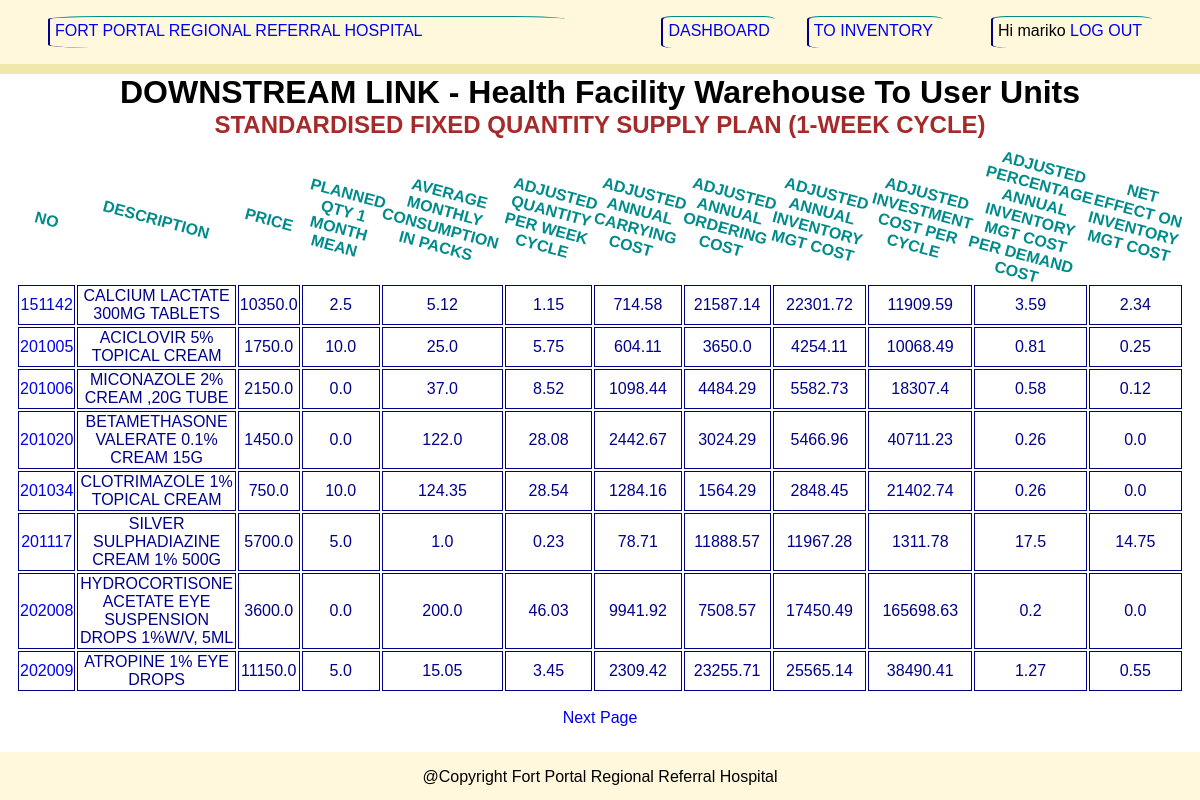
/analysis/standardised/supply/plan/list/1/week/ (signed in), run on the app's committed database.
### analysis/models.py (models this page shows, shortened)
class ProductDetailExp(models.Model):
    code = models.IntegerField(default=100000,unique=True)
    description = models.CharField(unique=True,max_length=500)
    ven = models.CharField(max_length=5, null=True, blank=True)
    unit = models.DecimalField(max_digits=100, decimal_places=1, null=True)
    price = models.DecimalField(max_digits=100, decimal_places=1, null=True)
    planned_Qty_2Month_Mean = models.DecimalField(max_digits=100, decimal_places=1, null=True)
    currentStock = models.DecimalField(max_digits=100,decimal_places=3,default=0)

### inventory/decorators.py (the view)
        def wrapper_func(request,*args,**kwargs):
            group = request.user.groups.all()
            names = []
            for gp in group:
                names.append(str(gp.name))
            if status in names:
                return view_func2(request,*args,**kwargs)
            else:
                return HttpResponse("<h1>You are not authorized to access this page!</h1>")

### analysis/templates/analysis/standard_c_method_1_week.html (shortened to what this page needs)
{% extends 'analysis_base.html' %}
{% block content%}
<div class="eoq" style="overflow:auto;">
    <h1 style="text-align:center;margin:0;">DOWNSTREAM LINK - Health Facility Warehouse To User Units</h1>
    <h2 style="text-align:center;margin:0;">STANDARDISED FIXED QUANTITY SUPPLY PLAN (1-WEEK CYCLE)</h2>
    <table style="padding:1rem;">
        <thead>
        <tr>
            <th>NO</th>
            <th>DESCRIPTION</th>
            <th>PRICE</th>
            <th>PLANNED QTY 1 MONTH MEAN</th>
            <th>AVERAGE MONTHLY CONSUMPTION IN PACKS</th>
            <th>ADJUSTED QUANTITY PER WEEK CYCLE</th>
            <th>ADJUSTED ANNUAL CARRYING COST</th>
            <th>ADJUSTED ANNUAL ORDERING COST</th>
            <th>ADJUSTED ANNUAL INVENTORY MGT COST</th>
            <th>ADJUSTED INVESTMENT COST PER CYCLE</th>
            <th>ADJUSTED PERCENTAGE ANNUAL INVENTORY MGT COST PER DEMAND COST</th>
            <th>NET EFFECT ON INVENTORY MGT COST</th>
        </tr>
        </thead>
        <tbody>
    {% for i in data_df %}
    <tr>
        <td><a href="{% url 'weeksupplyplancde' i.code %}">{{ i.code }}</a></td>
        <td>{{ i.desc }}</td>
        <td>{{ i.price }}</td>
        <td>{{ i.planned_qty_1_month_mean }}</td>
        <td>{{ i.amc_in_packs }}</td>
        <td>{{ i.adjusted_quantity_per_week_cycle }}</td>
        <td>{{ i.adjusted_annual_carrying_cost }}</td>
        <td>{{ i.adjusted_annual_ordering_cost }}</td>
        <td>{{ i.adjusted_annual_inventory_mgt_cost }}</td>
        <td>{{ i.adjusted_investment_cost_per_cycle }}</td>
        <td>{{ i.adjusted_percentage_annual_inventory_mgt_cost_per_demand_cost }}</td>
        <td>{{ i.net_effect_on_inventory_mgt_costs }}</td>
        </tr>
        {% endfor %}
        </tbody>
    </table>
</div>
<div style="text-align: center">
    {% if data_df.has_next %}
    <a href="{% url 'weeksupplyplanlist' %}?page={{ data_df.next_page_number }}">Next Page</a>
    {% endif %}
</div>
{% endblock %}

### analysis/templates/analysis_base.html (shortened to what this page needs)
<!DOCTYPE html>
{% load static %}
<html lang="en">
<head>
    <link rel="stylesheet" type="text/css" href="{% static 'css/myCss.css' %}">
</head>
<body>
<div style="display: flex; flex-direction: column; min-height:100vh;">
    <div class="header">
        <p style="flex-grow:1;margin-left:3rem;margin-right:5rem;"><a href="{% url 'productsDashboard' %}">
            FORT PORTAL REGIONAL REFERRAL HOSPITAL</a></p>
        <p style="margin-left:1rem;margin-right:2rem;"><a href="{% url 'productsDashboard' %}">DASHBOARD</a></p>
        <p style="margin-right: 3rem;;padding-right:10px;"><a href="{% url 'inventoryLink' %}">TO INVENTORY</a></p>
        {% if request.user %}
        <p style="margin-right: 3rem;;padding-right:10px;"><span>Hi {{ request.user }}</span>
            <a href="{% url 'logout_user' %}">LOG OUT</a></p>
        {% else %}
        <p style="margin-right: 3rem;;padding-right:10px;"><a href="{% url 'login_user' %}">LOG IN</a></p>
        {% endif %}
    </div>
    <div class="main" style="flex-grow:1">
        {% block content %}
        {% endblock %}
    </div>
    <div style="display :flex; background:cornsilk; height:3rem; justify-content: space-evenly;">
        <p>@Copyright Fort Portal Regional Referral Hospital</p>
    </div>
</div>
</body>
</html>

### analysis/templates/analysis_base.html (style rules this page uses)
body { margin:0; font-family: sans-serif; }
.header { display :flex; background: cornsilk; height:4rem; justify-content: space-evenly; border-bottom: 10px solid palegoldenrod; }
a { text-decoration : none; }
td { border: 1px solid blue; }

### analysis/templates/analysis/standard_c_method_1_week.html (style rules this page uses)
.header { background: cornsilk; }
body > div > div.header > p { border-top: 1px solid darkcyan; border-left: 2px solid darkblue; border-radius:10%; padding:5px; }
.eoq { display:flex; flex-direction:column; }
h2 { color: brown; }
th { padding:0; color : darkcyan; transform: rotateZ(15deg); }
td { border: 1px solid darkblue; color:darkblue; text-align:center; }

### data on the page
ProductDetailExp: code "151142", desc "CALCIUM LACTATE 300MG TABLETS", price "10350.0", planned_qty_1_month_mean "2.5", amc_in_packs "5.12", adjusted_quantity_per_week_cycle "1.15", adjusted_annual_carrying_cost "714.58", adjusted_annual_ordering_cost "21587.14", adjusted_annual_inventory_mgt_cost "22301.72", adjusted_investment_cost_per_cycle "11909.59", adjusted_percentage_annual_inventory_mgt_cost_per_demand_cost "3.59", net_effect_on_inventory_mgt_costs "2.34"
ProductDetailExp: code "201005", desc "ACICLOVIR 5% TOPICAL CREAM", price "1750.0", planned_qty_1_month_mean "10.0", amc_in_packs "25.0", adjusted_quantity_per_week_cycle "5.75", adjusted_annual_carrying_cost "604.11", adjusted_annual_ordering_cost "3650.0", adjusted_annual_inventory_mgt_cost "4254.11", adjusted_investment_cost_per_cycle "10068.49", adjusted_percentage_annual_inventory_mgt_cost_per_demand_cost "0.81", net_effect_on_inventory_mgt_costs "0.25"
ProductDetailExp: code "201006", desc "MICONAZOLE 2% CREAM ,20G TUBE", price "2150.0", planned_qty_1_month_mean "0.0", amc_in_packs "37.0", adjusted_quantity_per_week_cycle "8.52", adjusted_annual_carrying_cost "1098.44", adjusted_annual_ordering_cost "4484.29", adjusted_annual_inventory_mgt_cost "5582.73", adjusted_investment_cost_per_cycle "18307.4", adjusted_percentage_annual_inventory_mgt_cost_per_demand_cost "0.58", net_effect_on_inventory_mgt_costs "0.12"
ProductDetailExp: code "201020", desc "BETAMETHASONE VALERATE 0.1% CREAM 15G", price "1450.0", planned_qty_1_month_mean "0.0", amc_in_packs "122.0", adjusted_quantity_per_week_cycle "28.08", adjusted_annual_carrying_cost "2442.67", adjusted_annual_ordering_cost "3024.29", adjusted_annual_inventory_mgt_cost "5466.96", adjusted_investment_cost_per_cycle "40711.23", adjusted_percentage_annual_inventory_mgt_cost_per_demand_cost "0.26", net_effect_on_inventory_mgt_costs "0.0"
ProductDetailExp: code "201034", desc "CLOTRIMAZOLE 1% TOPICAL CREAM", price "750.0", planned_qty_1_month_mean "10.0", amc_in_packs "124.35", adjusted_quantity_per_week_cycle "28.54", adjusted_annual_carrying_cost "1284.16", adjusted_annual_ordering_cost "1564.29", adjusted_annual_inventory_mgt_cost "2848.45", adjusted_investment_cost_per_cycle "21402.74", adjusted_percentage_annual_inventory_mgt_cost_per_demand_cost "0.26", net_effect_on_inventory_mgt_costs "0.0"
ProductDetailExp: code "201117", desc "SILVER SULPHADIAZINE CREAM 1% 500G", price "5700.0", planned_qty_1_month_mean "5.0", amc_in_packs "1.0", adjusted_quantity_per_week_cycle "0.23", adjusted_annual_carrying_cost "78.71", adjusted_annual_ordering_cost "11888.57", adjusted_annual_inventory_mgt_cost "11967.28", adjusted_investment_cost_per_cycle "1311.78", adjusted_percentage_annual_inventory_mgt_cost_per_demand_cost "17.5", net_effect_on_inventory_mgt_costs "14.75"
ProductDetailExp: code "202008", desc "HYDROCORTISONE ACETATE EYE SUSPENSION DROPS 1%W/V, 5ML", price "3600.0", planned_qty_1_month_mean "0.0", amc_in_packs "200.0", adjusted_quantity_per_week_cycle "46.03", adjusted_annual_carrying_cost "9941.92", adjusted_annual_ordering_cost "7508.57", adjusted_annual_inventory_mgt_cost "17450.49", adjusted_investment_cost_per_cycle "165698.63", adjusted_percentage_annual_inventory_mgt_cost_per_demand_cost "0.2", net_effect_on_inventory_mgt_costs "0.0"
ProductDetailExp: code "202009", desc "ATROPINE 1% EYE DROPS", price "11150.0", planned_qty_1_month_mean "5.0", amc_in_packs "15.05", adjusted_quantity_per_week_cycle "3.45", adjusted_annual_carrying_cost "2309.42", adjusted_annual_ordering_cost "23255.71", adjusted_annual_inventory_mgt_cost "25565.14", adjusted_investment_cost_per_cycle "38490.41", adjusted_percentage_annual_inventory_mgt_cost_per_demand_cost "1.27", net_effect_on_inventory_mgt_costs "0.55"

### other printed values
{{ request.user }} "mariko"
